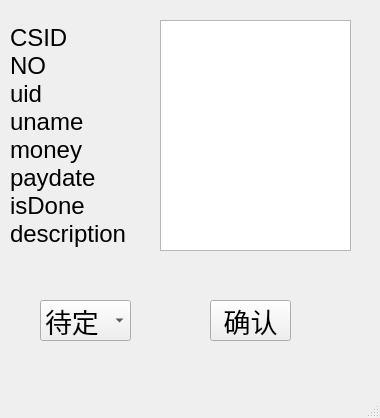
<?xml version="1.0" encoding="UTF-8"?>
<ui version="4.0">
 <class>confirmPayWin</class>
 <widget class="QMainWindow" name="confirmPayWin">
  <property name="geometry">
   <rect>
    <x>0</x>
    <y>0</y>
    <width>380</width>
    <height>418</height>
   </rect>
  </property>
  <property name="windowTitle">
   <string>MainWindow</string>
  </property>
  <widget class="QWidget" name="centralwidget">
   <widget class="QLabel" name="label">
    <property name="geometry">
     <rect>
      <x>10</x>
      <y>10</y>
      <width>121</width>
      <height>251</height>
     </rect>
    </property>
    <property name="font">
     <font>
      <pointsize>18</pointsize>
     </font>
    </property>
    <property name="text">
     <string>CSID
NO
uid
uname
money
paydate
isDone
description </string>
    </property>
   </widget>
   <widget class="QTextBrowser" name="textBrowser">
    <property name="geometry">
     <rect>
      <x>160</x>
      <y>20</y>
      <width>191</width>
      <height>231</height>
     </rect>
    </property>
    <property name="font">
     <font>
      <pointsize>18</pointsize>
     </font>
    </property>
   </widget>
   <widget class="QComboBox" name="comboBox">
    <property name="geometry">
     <rect>
      <x>40</x>
      <y>300</y>
      <width>91</width>
      <height>41</height>
     </rect>
    </property>
    <property name="font">
     <font>
      <pointsize>20</pointsize>
     </font>
    </property>
    <item>
     <property name="text">
      <string>待定</string>
     </property>
    </item>
    <item>
     <property name="text">
      <string>有效</string>
     </property>
    </item>
    <item>
     <property name="text">
      <string>无效</string>
     </property>
    </item>
   </widget>
   <widget class="QPushButton" name="pushButton">
    <property name="geometry">
     <rect>
      <x>210</x>
      <y>300</y>
      <width>81</width>
      <height>41</height>
     </rect>
    </property>
    <property name="font">
     <font>
      <pointsize>20</pointsize>
     </font>
    </property>
    <property name="text">
     <string>确认</string>
    </property>
   </widget>
  </widget>
  <widget class="QMenuBar" name="menubar">
   <property name="geometry">
    <rect>
     <x>0</x>
     <y>0</y>
     <width>380</width>
     <height>23</height>
    </rect>
   </property>
  </widget>
  <widget class="QStatusBar" name="statusbar"/>
 </widget>
 <resources/>
 <connections/>
</ui>
